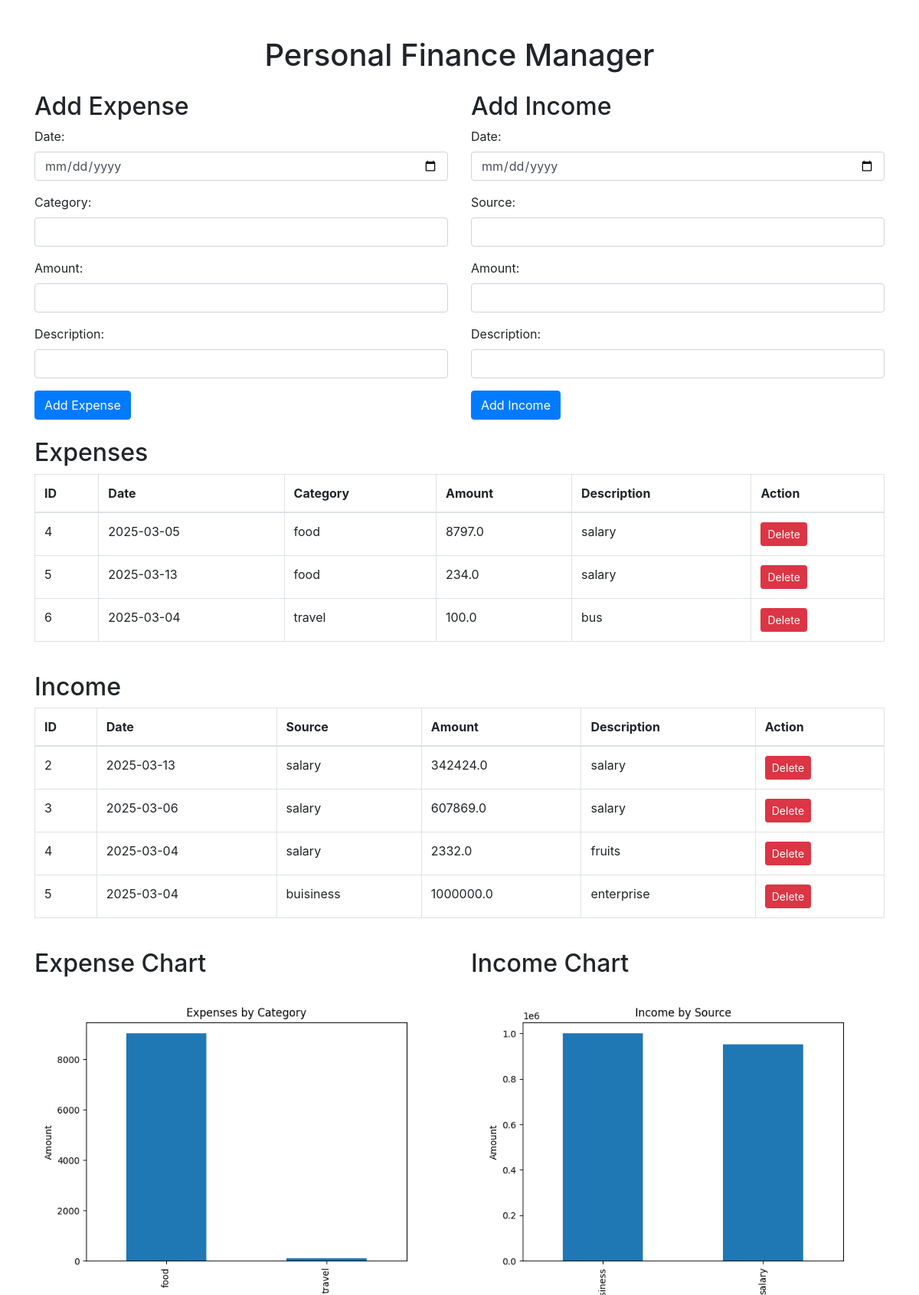
Before: / with the older database file.
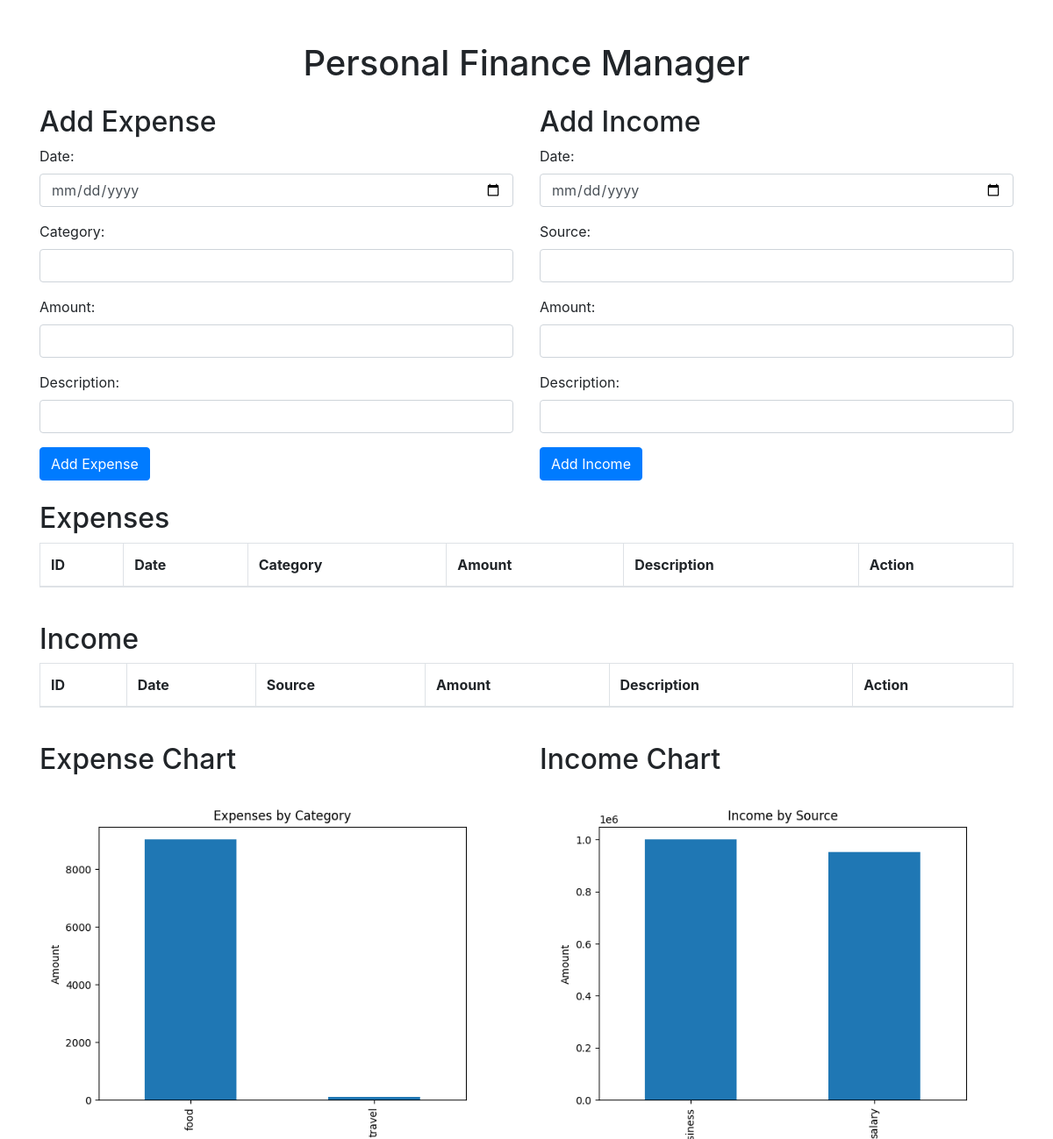
After: the same page with the newer database file.
### tables this page shows
CREATE TABLE expenses (
                id INTEGER PRIMARY KEY,
                date TEXT,
                category TEXT,
                amount REAL,
                description TEXT);

CREATE TABLE income (
                id INTEGER PRIMARY KEY,
                date TEXT,
                source TEXT,
                amount REAL,
                description TEXT);

### app.py (the view)
@app.route('/')
def index():
    generate_expense_chart()
    generate_income_chart()
    expenses = get_expenses()
    income = get_income()
    return render_template('index.html', expenses=expenses, income=income)

### app.py (called while the page is built)
def get_expenses():
    conn = sqlite3.connect('finance_manager.db')
    c = conn.cursor()
    c.execute("SELECT * FROM expenses")
    rows = c.fetchall()
    conn.close()
    return rows

def get_income():
    conn = sqlite3.connect('finance_manager.db')
    c = conn.cursor()
    c.execute("SELECT * FROM income")
    rows = c.fetchall()
    conn.close()
    return rows

def generate_expense_chart():
    expenses = get_expenses()
    if not expenses:
        print("No expense data available to plot.")
        if os.path.exists('static/expense_chart.png'):
            os.remove('static/expense_chart.png')
        return
    df = pd.DataFrame(expenses, columns=['ID', 'Date', 'Category', 'Amount', 'Description'])
    df['Date'] = pd.to_datetime(df['Date'])
    df.set_index('Date', inplace=True)
    df.groupby('Category')['Amount'].sum().plot(kind='bar')
    plt.title('Expenses by Category')
    plt.xlabel('Category')
    plt.ylabel('Amount')
    plt.savefig('static/expense_chart.png')
    plt.close()

def generate_income_chart():
    income = get_income()
    if not income:
        print("No income data available to plot.")
        if os.path.exists('static/income_chart.png'):
            os.remove('static/income_chart.png')
        return
    df = pd.DataFrame(income, columns=['ID', 'Date', 'Source', 'Amount', 'Description'])
    df['Date'] = pd.to_datetime(df['Date'])
    df.set_index('Date', inplace=True)
    df.groupby('Source')['Amount'].sum().plot(kind='bar')
    plt.title('Income by Source')
    plt.xlabel('Source')
    plt.ylabel('Amount')
    plt.savefig('static/income_chart.png')
    plt.close()

### templates/index.html (shortened to what this page needs)
<!DOCTYPE html>
<html lang="en">
<head>
    <link href="https://stackpath.bootstrapcdn.com/bootstrap/4.5.2/css/bootstrap.min.css" rel="stylesheet">
</head>
<body>
    <div class="container mt-5">
        <h1 class="text-center">Personal Finance Manager</h1>
        <div class="row mt-4">
            <div class="col-md-6">
                <h2>Add Expense</h2>
                <form action="/add_expense" method="post">
                    <div class="form-group">
                        <label for="date">Date:</label>
                        <input type="date" id="date" name="date" class="form-control" required>
                    </div>
                    <div class="form-group">
                        <label for="category">Category:</label>
                        <input type="text" id="category" name="category" class="form-control" required>
                    </div>
                    <div class="form-group">
                        <label for="amount">Amount:</label>
                        <input type="number" id="amount" name="amount" class="form-control" step="0.01" required>
                    </div>
                    <div class="form-group">
                        <label for="description">Description:</label>
                        <input type="text" id="description" name="description" class="form-control">
                    </div>
                    <button type="submit" class="btn btn-primary">Add Expense</button>
                </form>
            </div>
            <div class="col-md-6">
                <h2>Add Income</h2>
                <form action="/add_income" method="post">
                    <div class="form-group">
                        <label for="date">Date:</label>
                        <input type="date" id="date" name="date" class="form-control" required>
                    </div>
                    <div class="form-group">
                        <label for="source">Source:</label>
                        <input type="text" id="source" name="source" class="form-control" required>
                    </div>
                    <div class="form-group">
                        <label for="amount">Amount:</label>
                        <input type="number" id="amount" name="amount" class="form-control" step="0.01" required>
                    </div>
                    <div class="form-group">
                        <label for="description">Description:</label>
                        <input type="text" id="description" name="description" class="form-control">
                    </div>
                    <button type="submit" class="btn btn-primary">Add Income</button>
                </form>
            </div>
        </div>
        <div class="row mt-4">
            <div class="col-md-12">
                <h2>Expenses</h2>
                <table class="table table-bordered">
                    <thead>
                        <tr>
                            <th>ID</th>
                            <th>Date</th>
                            <th>Category</th>
                            <th>Amount</th>
                            <th>Description</th>
                            <th>Action</th>
                        </tr>
                    </thead>
                    <tbody>
                        {% for expense in expenses %}
                        <tr id="expense-{{ expense[0] }}">
                            <td>{{ expense[0] }}</td>
                            <td>{{ expense[1] }}</td>
                            <td>{{ expense[2] }}</td>
                            <td>{{ expense[3] }}</td>
                            <td>{{ expense[4] }}</td>
                            <td>
                                <button class="btn btn-danger btn-sm" onclick="deleteExpense({{ expense[0] }})">Delete</button>
                            </td>
                        </tr>
                        {% endfor %}
                    </tbody>
                </table>
            </div>
        </div>
        <div class="row mt-4">
            <div class="col-md-12">
                <h2>Income</h2>
                <table class="table table-bordered">
                    <thead>
                        <tr>
                            <th>ID</th>
                            <th>Date</th>
                            <th>Source</th>
                            <th>Amount</th>
                            <th>Description</th>
                            <th>Action</th>
                        </tr>
                    </thead>
                    <tbody>
                        {% for income in income %}
                        <tr id="income-{{ income[0] }}">
                            <td>{{ income[0] }}</td>
                            <td>{{ income[1] }}</td>
                            <td>{{ income[2] }}</td>
                            <td>{{ income[3] }}</td>
                            <td>{{ income[4] }}</td>
                            <td>
                                <button class="btn btn-danger btn-sm" onclick="deleteIncome({{ income[0] }})">Delete</button>
                            </td>
                        </tr>
                        {% endfor %}
                    </tbody>
                </table>
            </div>
        </div>
        <div class="row mt-4">
            <div class="col-md-6">
                <h2>Expense Chart</h2>
                <img id="expense-chart" src="{{ url_for('static', filename='expense_chart.png') }}" class="img-fluid" alt="Expense Chart">
            </div>
            <div class="col-md-6">
                <h2>Income Chart</h2>
                <img id="income-chart" src="{{ url_for('static', filename='income_chart.png') }}" class="img-fluid" alt="Income Chart">
            </div>
        </div>
    </div>
</body>
</html>

Changed rows visible on the page:
removed expenses: id "4", date "2025-03-05", category "food", amount "8797.0", description "salary"
removed expenses: id "5", date "2025-03-13", category "food", amount "234.0", description "salary"
removed expenses: id "6", date "2025-03-04", category "travel", amount "100.0", description "bus"
removed income: id "2", date "2025-03-13", source "salary", amount "342424.0", description "salary"
removed income: id "3", date "2025-03-06", source "salary", amount "607869.0", description "salary"
removed income: id "4", date "2025-03-04", source "salary", amount "2332.0", description "fruits"
removed income: id "5", date "2025-03-04", source "buisiness", amount "1000000.0", description "enterprise"
